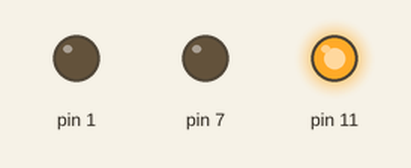
The sketch below on a simulated Arduino Uno, built with avr-gcc and run on an emulated ATmega328P. On the bench: output pins drawn as LEDs (lit = HIGH).

Above: at 2.0 s.
At 6.0 s:
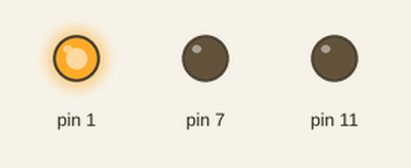
At 9.0 s:
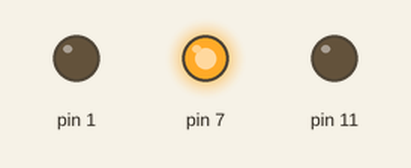
Timing chart, 0 to 13.0 s (numbered marks = the images above):
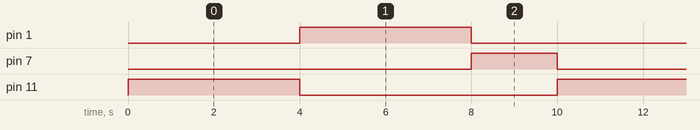

Measured:
- by itself, pin 1, pin 11: alternates HIGH for 4.0 s and LOW for 6.0 s
- by itself, pin 7: alternates HIGH for 2.0 s and LOW for 8.0 s
- by itself, everything shown: repeats every 10.0 s, in 4 steps

The sketch:

codigo.ino
```cpp
void setup()
{
  pinMode(11, OUTPUT);
  pinMode(1, OUTPUT);
  pinMode(7, OUTPUT);
}

void loop()
{
  digitalWrite(11, HIGH);
  delay(4000); // Espere por 4 segundo(s)
  digitalWrite(11, LOW);
  digitalWrite(1, HIGH);
  delay(4000); // Espere por 4 segundo(s)
  digitalWrite(1, LOW);
  digitalWrite(7, HIGH);
  delay(2000); // Espere por 2 segundo(s)
  digitalWrite(7, LOW);
}
```
